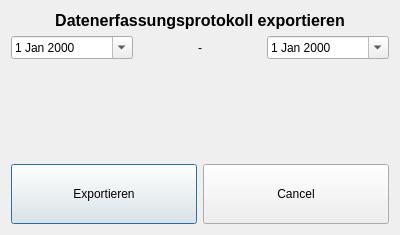
<?xml version="1.0" encoding="UTF-8"?>
<ui version="4.0">
 <class>DepExportDialog</class>
 <widget class="QDialog" name="DepExportDialog">
  <property name="geometry">
   <rect>
    <x>0</x>
    <y>0</y>
    <width>400</width>
    <height>235</height>
   </rect>
  </property>
  <property name="windowTitle">
   <string>Dialog</string>
  </property>
  <layout class="QHBoxLayout" name="horizontalLayout_3">
   <item>
    <layout class="QVBoxLayout" name="verticalLayout">
     <item>
      <widget class="QLabel" name="label_2">
       <property name="font">
        <font>
         <family>Arial</family>
         <pointsize>12</pointsize>
         <weight>75</weight>
         <bold>true</bold>
        </font>
       </property>
       <property name="text">
        <string>Datenerfassungsprotokoll exportieren</string>
       </property>
       <property name="alignment">
        <set>Qt::AlignCenter</set>
       </property>
      </widget>
     </item>
     <item>
      <layout class="QHBoxLayout" name="horizontalLayout">
       <item>
        <widget class="QDateEdit" name="dateEditFrom">
         <property name="currentSection">
          <enum>QDateTimeEdit::DaySection</enum>
         </property>
         <property name="calendarPopup">
          <bool>true</bool>
         </property>
        </widget>
       </item>
       <item>
        <widget class="QLabel" name="label">
         <property name="text">
          <string>-</string>
         </property>
         <property name="alignment">
          <set>Qt::AlignCenter</set>
         </property>
        </widget>
       </item>
       <item>
        <widget class="QDateEdit" name="dateEditTo">
         <property name="calendarPopup">
          <bool>true</bool>
         </property>
        </widget>
       </item>
      </layout>
     </item>
     <item>
      <spacer name="verticalSpacer">
       <property name="orientation">
        <enum>Qt::Vertical</enum>
       </property>
       <property name="sizeHint" stdset="0">
        <size>
         <width>20</width>
         <height>40</height>
        </size>
       </property>
      </spacer>
     </item>
     <item>
      <layout class="QHBoxLayout" name="horizontalLayout_2">
       <item>
        <widget class="QPushButton" name="exportButton">
         <property name="minimumSize">
          <size>
           <width>150</width>
           <height>60</height>
          </size>
         </property>
         <property name="text">
          <string>Exportieren</string>
         </property>
        </widget>
       </item>
       <item>
        <widget class="QPushButton" name="cancelButton">
         <property name="minimumSize">
          <size>
           <width>150</width>
           <height>60</height>
          </size>
         </property>
         <property name="sizeIncrement">
          <size>
           <width>0</width>
           <height>0</height>
          </size>
         </property>
         <property name="text">
          <string>Cancel</string>
         </property>
         <property name="iconSize">
          <size>
           <width>32</width>
           <height>32</height>
          </size>
         </property>
        </widget>
       </item>
      </layout>
     </item>
    </layout>
   </item>
  </layout>
 </widget>
 <resources/>
 <connections/>
</ui>
